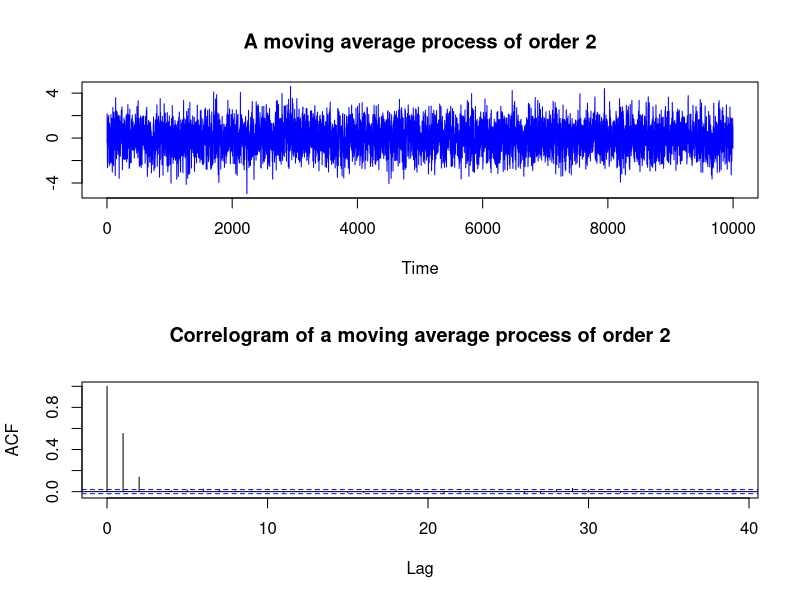

Recreate this plot in R.
# Generate noise
noise=rnorm(10000)

# Introduce a variable
ma_2=NULL

# Loop for generating MA(2) process

for(i in 3:10000){
    ma_2[i]=noise[i]+0.7*noise[i-1]+0.2*noise[i-2]
}

# Shift data to left by 2 units
moving_average_process=ma_2[3:10000]

# Put time series structure on a vanilla data
moving_average_process=ts(moving_average_process)

# Partition output graphics as a multi frame of 2 rows and 1 column
par(mfrow=c(2,1))

# plot the process and plot its ACF
plot(moving_average_process, main='A moving average process of order 2', ylab=' ', col='blue')
acf(moving_average_process, main='Correlogram of a moving average process of order 2')
